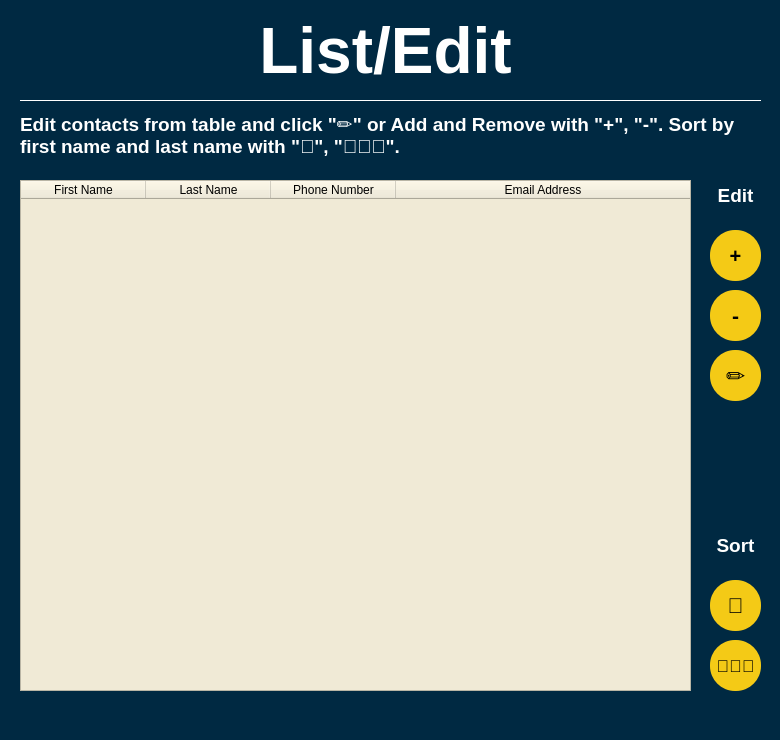
<?xml version="1.0" encoding="UTF-8"?>
<ui version="4.0">
 <class>Dialog</class>
 <widget class="QDialog" name="Dialog">
  <property name="geometry">
   <rect>
    <x>0</x>
    <y>0</y>
    <width>780</width>
    <height>740</height>
   </rect>
  </property>
  <property name="windowTitle">
   <string>List - Edit</string>
  </property>
  <property name="styleSheet">
   <string notr="true">background-color:#002942</string>
  </property>
  <widget class="QLabel" name="label">
   <property name="geometry">
    <rect>
     <x>10</x>
     <y>10</y>
     <width>751</width>
     <height>81</height>
    </rect>
   </property>
   <property name="font">
    <font>
     <pointsize>48</pointsize>
     <weight>75</weight>
     <bold>true</bold>
    </font>
   </property>
   <property name="styleSheet">
    <string notr="true">color:white</string>
   </property>
   <property name="text">
    <string>List/Edit</string>
   </property>
   <property name="alignment">
    <set>Qt::AlignCenter</set>
   </property>
  </widget>
  <widget class="Line" name="line_4">
   <property name="geometry">
    <rect>
     <x>20</x>
     <y>90</y>
     <width>741</width>
     <height>20</height>
    </rect>
   </property>
   <property name="styleSheet">
    <string notr="true">color:#FFFFFF</string>
   </property>
   <property name="frameShadow">
    <enum>QFrame::Plain</enum>
   </property>
   <property name="orientation">
    <enum>Qt::Horizontal</enum>
   </property>
  </widget>
  <widget class="QLabel" name="label_2">
   <property name="geometry">
    <rect>
     <x>20</x>
     <y>110</y>
     <width>731</width>
     <height>51</height>
    </rect>
   </property>
   <property name="font">
    <font>
     <pointsize>14</pointsize>
     <weight>75</weight>
     <bold>true</bold>
    </font>
   </property>
   <property name="styleSheet">
    <string notr="true">color:white</string>
   </property>
   <property name="text">
    <string>Edit contacts from table and click &quot;✏️&quot; or Add and Remove with &quot;+&quot;, &quot;-&quot;. Sort by first name and last name with &quot;👤&quot;, &quot;👨‍👩‍👦&quot;.</string>
   </property>
   <property name="alignment">
    <set>Qt::AlignLeading|Qt::AlignLeft|Qt::AlignVCenter</set>
   </property>
   <property name="wordWrap">
    <bool>true</bool>
   </property>
  </widget>
  <widget class="QTableWidget" name="tableWidgetListEdit">
   <property name="geometry">
    <rect>
     <x>20</x>
     <y>180</y>
     <width>671</width>
     <height>511</height>
    </rect>
   </property>
   <property name="styleSheet">
    <string notr="true">background-color:#F0EAD6</string>
   </property>
   <attribute name="horizontalHeaderDefaultSectionSize">
    <number>125</number>
   </attribute>
   <attribute name="horizontalHeaderShowSortIndicator" stdset="0">
    <bool>false</bool>
   </attribute>
   <attribute name="horizontalHeaderStretchLastSection">
    <bool>true</bool>
   </attribute>
   <column>
    <property name="text">
     <string>First Name</string>
    </property>
   </column>
   <column>
    <property name="text">
     <string>Last Name</string>
    </property>
   </column>
   <column>
    <property name="text">
     <string>Phone Number</string>
    </property>
   </column>
   <column>
    <property name="text">
     <string>Email Address</string>
    </property>
   </column>
  </widget>
  <widget class="QPushButton" name="pushButtonAdd">
   <property name="geometry">
    <rect>
     <x>710</x>
     <y>230</y>
     <width>51</width>
     <height>51</height>
    </rect>
   </property>
   <property name="font">
    <font>
     <pointsize>15</pointsize>
     <weight>75</weight>
     <bold>true</bold>
    </font>
   </property>
   <property name="cursor">
    <cursorShape>PointingHandCursor</cursorShape>
   </property>
   <property name="styleSheet">
    <string notr="true">background-color:#F4CA16;border-radius:25px;</string>
   </property>
   <property name="text">
    <string>+</string>
   </property>
  </widget>
  <widget class="QPushButton" name="pushButtonEdit">
   <property name="geometry">
    <rect>
     <x>710</x>
     <y>350</y>
     <width>51</width>
     <height>51</height>
    </rect>
   </property>
   <property name="font">
    <font>
     <pointsize>17</pointsize>
     <weight>75</weight>
     <bold>true</bold>
    </font>
   </property>
   <property name="cursor">
    <cursorShape>PointingHandCursor</cursorShape>
   </property>
   <property name="styleSheet">
    <string notr="true">background-color:#F4CA16;border-radius:25px;</string>
   </property>
   <property name="text">
    <string>✏️</string>
   </property>
  </widget>
  <widget class="QPushButton" name="pushButtonRemove">
   <property name="geometry">
    <rect>
     <x>710</x>
     <y>290</y>
     <width>51</width>
     <height>51</height>
    </rect>
   </property>
   <property name="font">
    <font>
     <pointsize>16</pointsize>
     <weight>75</weight>
     <bold>true</bold>
    </font>
   </property>
   <property name="cursor">
    <cursorShape>PointingHandCursor</cursorShape>
   </property>
   <property name="styleSheet">
    <string notr="true">background-color:#F4CA16;border-radius:25px;</string>
   </property>
   <property name="text">
    <string>-</string>
   </property>
  </widget>
  <widget class="QPushButton" name="pushButtonFName">
   <property name="geometry">
    <rect>
     <x>710</x>
     <y>580</y>
     <width>51</width>
     <height>51</height>
    </rect>
   </property>
   <property name="font">
    <font>
     <pointsize>16</pointsize>
     <weight>75</weight>
     <bold>true</bold>
    </font>
   </property>
   <property name="cursor">
    <cursorShape>PointingHandCursor</cursorShape>
   </property>
   <property name="styleSheet">
    <string notr="true">background-color:#F4CA16;border-radius:25px;</string>
   </property>
   <property name="text">
    <string>👤</string>
   </property>
  </widget>
  <widget class="QLabel" name="label_3">
   <property name="geometry">
    <rect>
     <x>710</x>
     <y>530</y>
     <width>51</width>
     <height>31</height>
    </rect>
   </property>
   <property name="font">
    <font>
     <pointsize>14</pointsize>
     <weight>75</weight>
     <bold>true</bold>
    </font>
   </property>
   <property name="styleSheet">
    <string notr="true">color:white</string>
   </property>
   <property name="text">
    <string>Sort</string>
   </property>
   <property name="alignment">
    <set>Qt::AlignCenter</set>
   </property>
  </widget>
  <widget class="QLabel" name="label_4">
   <property name="geometry">
    <rect>
     <x>710</x>
     <y>180</y>
     <width>51</width>
     <height>31</height>
    </rect>
   </property>
   <property name="font">
    <font>
     <pointsize>14</pointsize>
     <weight>75</weight>
     <bold>true</bold>
    </font>
   </property>
   <property name="styleSheet">
    <string notr="true">color:white</string>
   </property>
   <property name="text">
    <string>Edit</string>
   </property>
   <property name="alignment">
    <set>Qt::AlignCenter</set>
   </property>
  </widget>
  <widget class="QPushButton" name="pushButton_LName">
   <property name="geometry">
    <rect>
     <x>710</x>
     <y>640</y>
     <width>51</width>
     <height>51</height>
    </rect>
   </property>
   <property name="font">
    <font>
     <pointsize>13</pointsize>
     <weight>75</weight>
     <bold>true</bold>
    </font>
   </property>
   <property name="cursor">
    <cursorShape>PointingHandCursor</cursorShape>
   </property>
   <property name="styleSheet">
    <string notr="true">background-color:#F4CA16;border-radius:25px;</string>
   </property>
   <property name="text">
    <string>👨‍👩‍👦</string>
   </property>
  </widget>
  <widget class="QLabel" name="labelError">
   <property name="geometry">
    <rect>
     <x>20</x>
     <y>695</y>
     <width>581</width>
     <height>31</height>
    </rect>
   </property>
   <property name="font">
    <font>
     <pointsize>10</pointsize>
     <weight>75</weight>
     <bold>true</bold>
    </font>
   </property>
   <property name="styleSheet">
    <string notr="true">color:#9ACD32</string>
   </property>
   <property name="text">
    <string/>
   </property>
   <property name="alignment">
    <set>Qt::AlignLeading|Qt::AlignLeft|Qt::AlignVCenter</set>
   </property>
  </widget>
 </widget>
 <resources/>
 <connections/>
</ui>
